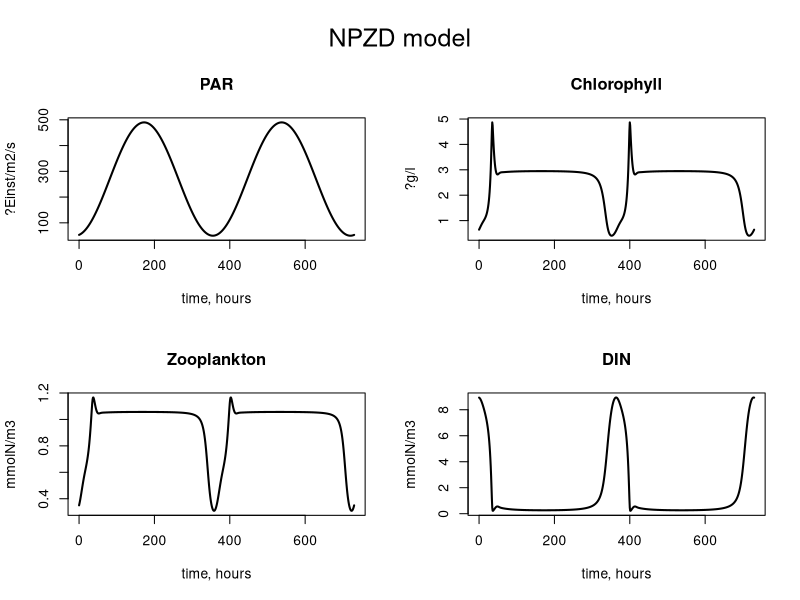

This chart was generated by the following R code:
###############################################
## An NPZD model (Nutrient, Phytoplankton,   ##
## Zooplankton, Detritus)                    ##
##                                           ##
## Soetaert and Herman (2008)                ##
## A practical guide to ecological modelling ##
## Chapter 2. Model formulation              ##
## 2.9.1                                     ##
###############################################

# load package with the integration routine:

library(deSolve)

#----------------------#
# the model equations: #
#----------------------#

NPZD<-function(t,state,parameters)
 {
 with( as.list(c(state,parameters)), {  # unpack the state variables, parameters
    # Light, a sine function; 50% of light is PAR
    PAR <- 0.5*(540+440*sin(2*pi*t/365-1.4))
    # curve(540 + 440*sin(2*pi*x/365-1.4), 0, 365) 
    din            <- max(0,DIN) # to avoid errors when DIN becomes slightly negative..
    Nuptake <- maxUptake * PAR/(PAR+ksPAR) * din/(din+ksDIN)*PHYTO

    Grazing        <- maxGrazing * PHYTO/(PHYTO + ksGrazing)*ZOO 
    Faeces         <- pFaeces * Grazing
    Excretion      <- excretionRate * ZOO
    Mortality      <- mortalityRate * ZOO * ZOO
    Mineralisation <- mineralisationRate * DETRITUS
    Chlorophyll    <- chlNratio * PHYTO
    TotalN         <- PHYTO + ZOO + DETRITUS + DIN   
  
    dPHYTO    <- Nuptake - Grazing
    dZOO      <- Grazing - Faeces - Excretion - Mortality
    dDETRITUS <- Mortality - Mineralisation + Faeces
    dDIN      <- Mineralisation + Excretion - Nuptake
    
    # the output, packed as a list
    list( 
      c(dPHYTO,dZOO,dDETRITUS,dDIN),  # the rate of change
      c(Chlorophyll = Chlorophyll, PAR=PAR, TotalN= TotalN)
      )   # the ordinary output variables
    })
  }  # end of model

#-----------------------#
# the model parameters: #
#-----------------------#

parameters<-c(maxUptake          =1.0,       # /day
              ksPAR              =140,       # muEinst/m2/s
              ksDIN              =0.5,       # mmolN/m3
              maxGrazing         =1.0,       # /day
              ksGrazing          =1.0,       # mmolN/m3
              pFaeces            =0.3,       # -
              excretionRate      =0.1,       # /day
              mortalityRate      =0.4,       # /(mmolN/m3)/day 
              mineralisationRate =0.1,       # /day
              chlNratio          =1)         # mgChl/mmolN

#-------------------------#
# the initial conditions: #
#-------------------------#
 
state     <-c(PHYTO   =1,   # state variable initial conditions, units mmolN/m3
              ZOO     =0.1,
              DETRITUS=5.0,
              DIN     =5.0)

#----------------------#
# RUNNING the model:   #
#----------------------#
#  2 steps
#  step 1  : run the model for 365 days, no intermediate output required

times     <-c(0,365)     
library(deSolve)
out       <- as.data.frame( ode(state,times, NPZD, parameters) ) 
out
#  step 2  : the model is reinitialised with the final conditions of previous run

num       <- length(out$PHYTO)   # last element 

state     <- c(PHYTO   =out$PHYTO[num],         
               ZOO     =out$ZOO[num],           
               DETRITUS=out$DETRITUS[num],
               DIN     =out$DIN[num])

# new run; this time the output is kept: time: from 1 to 365 days, outputsteps of days
times     <-seq(0,730,by=1)              
out       <-as.data.frame(ode(state,times,NPZD,parameters))

#------------------------#
# PLOTTING model output: #
#------------------------#
# windows()
par(mfrow=c(2,2), oma=c(0,0,3,0))   # set number of plots (mfrow) and margin size (oma)

plot (times,out$PAR, type="l", lwd=2,
      main="PAR", xlab="time, hours", ylab="?Einst/m2/s")

#writelabel("A") needs package (shape)
plot (times,out$Chlorophyll,type="l",lwd=2,main="Chlorophyll",xlab="time, hours",ylab="?g/l")
#writelabel("B")
plot (times,out$ZOO        ,type="l",lwd=2,main="Zooplankton",xlab="time, hours",ylab="mmolN/m3")
#writelabel("C")
plot (times,out$DIN        ,type="l",lwd=2,main="DIN"        ,xlab="time, hours",ylab="mmolN/m3")
#writelabel("D")

mtext(outer=TRUE,side=3,"NPZD model",cex=1.5)
